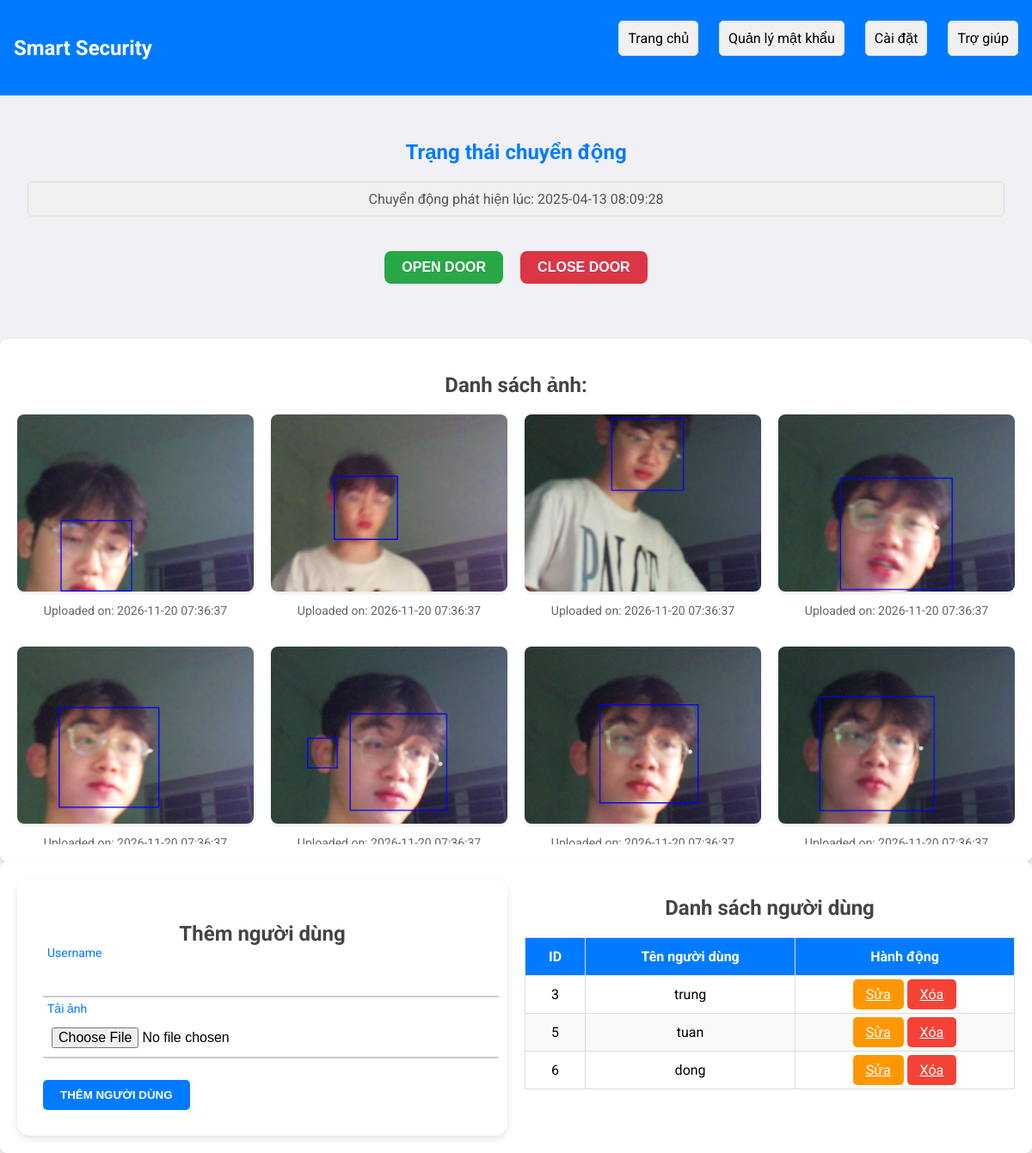
Before: / with the older database file.
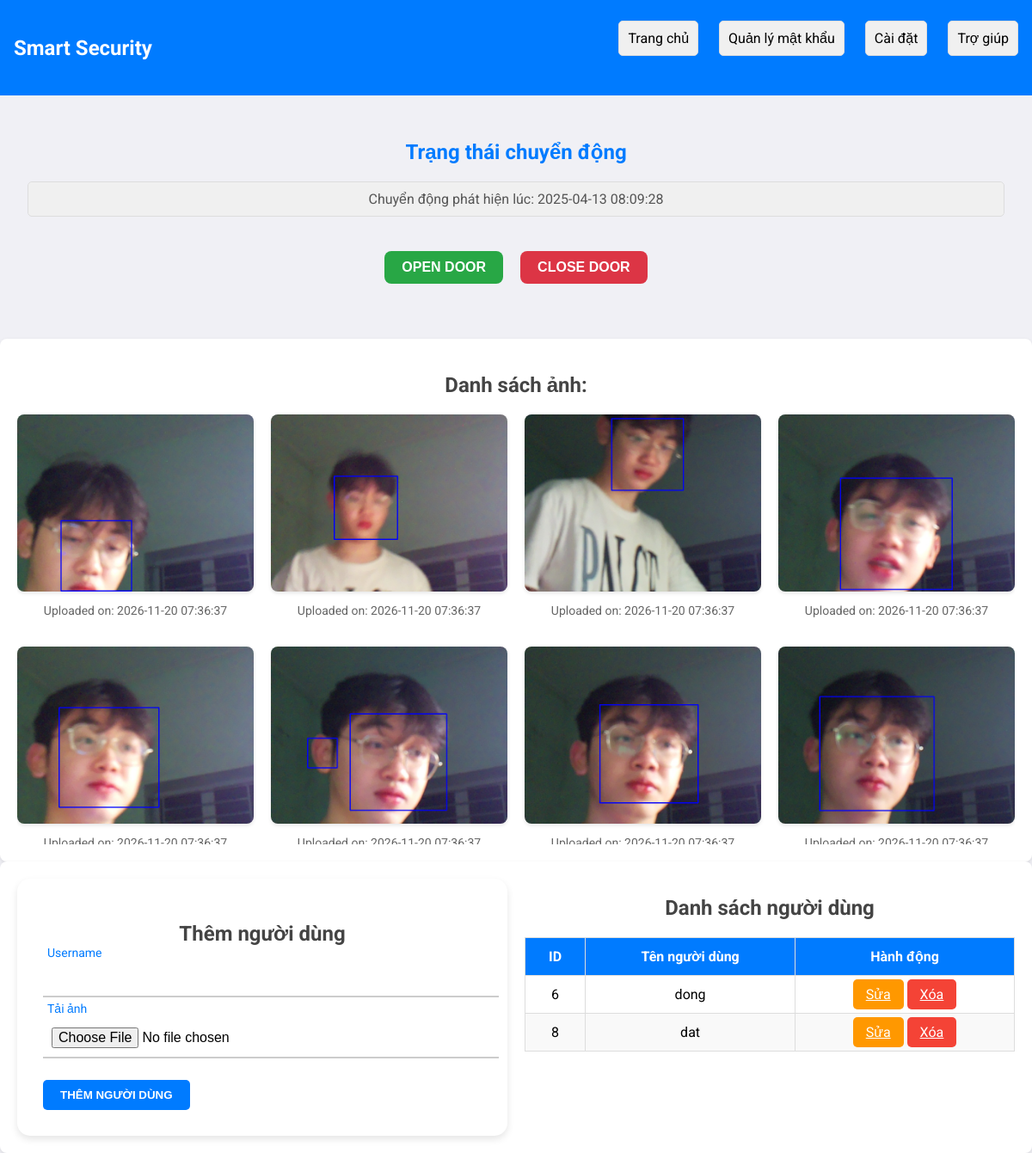
After: the same page with the newer database file.
### app.py (models this page shows)
class User(db.Model):
    id = db.Column(db.Integer, primary_key=True)
    name = db.Column(db.String(100), nullable=False)
    folder_path = db.Column(db.String(200), nullable=False)

### app.py (the view)
@app.route('/')
def index():
    log_lines = []
    if os.path.exists("motion_log.txt"):
        with open("motion_log.txt", "r") as log_file:
            log_lines = log_file.readlines()
    users = User.query.all()  # Giả sử có người dùng
    images = get_images()  # Lấy danh sách ảnh
    return render_template('index.html', users=users, images=images,log_lines=log_lines)

### app.py (called while the page is built)
def get_images():
    image_files = []
    for filename in os.listdir(app.config['UPLOAD_FOLDER']):
        if filename.lower().endswith(('.png', '.jpg', '.jpeg')):
            image_files.append({
                'filename': filename,
                'upload_time': datetime.fromtimestamp(os.path.getmtime(os.path.join(app.config['UPLOAD_FOLDER'], filename)))
            })
    image_files.sort(key=lambda x: x['upload_time'], reverse=True)
    return image_files

### templates/index.html (shortened to what this page needs)
<!DOCTYPE html>
<html lang="en">
<head>
    <link rel="stylesheet" href="/static/css/index.css" />
    <link rel="stylesheet" href="https://cdnjs.cloudflare.com/ajax/libs/toastr.js/latest/toastr.min.css" />
    <link rel="stylesheet" href="https://cdn.jsdelivr.net/npm/sweetalert2@11/dist/sweetalert2.min.css">
</head>
<body>
    <div id="header">
        <nav class="navbar">
            <div class="logo">Smart Security</div>
            <ul class="menu">
                <li><a href="{{ url_for('index') }}">Trang chủ</a></li>
                <li><a href="{{ url_for('manage_password') }}">Quản lý mật khẩu</a></li>
                <li><a href="#">Cài đặt</a></li>
                <li><a href="#">Trợ giúp</a></li>
            </ul>
        </nav>
    </div>
    <div id="boder">
        <main class="dashboard">
            <section class="motion-alert">
                <h1>Trạng thái chuyển động</h1>
                <div id="motion-status" class="status">
                        <ul id="motion-log">
                            {% for line in log_lines %}
                                <li>{{ line }}</li>
                            {% endfor %}
                        </ul>
                </div>
            </section>
            <section class="btndoor">
                <button id="submit-on">OPEN DOOR</button>
                <button id="submit-off">CLOSE DOOR</button>
            </section>
        </main>
        <div class="container-boder">
            <div class="container">
                <h2>Danh sách ảnh:</h2>
                <div class="image-gallery">
                    {% for image in images %}
                        <div class="image-item">
                            <img src="{{ url_for('uploads', filename=image.filename) }}" alt="Image" width="300">
                            <p>Uploaded on: {{ image.upload_time.strftime('%Y-%m-%d %H:%M:%S') }}</p>
                        </div>
                    {% endfor %}
                </div>
            </div>
            <div class="container">
                <div class="split-container">
                    <div class="form-user-container">
                        <div class="form-card">
                            <h2>Thêm người dùng</h2>
                            <form id="addUserForm" action="/add" method="POST" enctype="multipart/form-data">
                                <div class="group">
                                    <input type="text" required id="username" name="username" />
                                    <span class="highlight"></span>
                                    <label for="username">Username</label>
                                </div>
                                <div class="group">
                                    <input type="file" required id="user-image" name="user-image" />
                                    <span class="highlight"></span>
                                    <label for="user-image">Tải ảnh</label>
                                </div>
                                <div class="form-group">
                                    <button type="button" class="btn btn-primary" onclick="confirmAddUser()">Thêm người dùng</button>
                                </div>
                            </form>
                        </div>
                    </div>
                    <div class="user-list-container">
                        <h2 class="mt-5">Danh sách người dùng</h2>
                        <table class="table">
                            <thead>
                                <tr>
                                    <th>ID</th>
                                    <th>Tên người dùng</th>
                                    <th>Hành động</th>
                                </tr>
                            </thead>
                            <tbody>
                                {% for user in users %}
                                <tr>
                                    <td>{{ user.id }}</td>
                                    <td>{{ user.name }}</td>
                                    <td>
                                        <a href="/edit/{{ user.id }}" class="btn btn-warning btn-sm">Sửa</a>
                                        <a href="#" class="btn btn-danger btn-sm" onclick="confirmDelete({{ user.id }}); return false;">Xóa</a>
                                    </td>
                                </tr>
                                {% endfor %}
                            </tbody>
                        </table>
                    </div>
                </div>
            </div>
        </div>
    </div>
  </body>
</html>

### static/css/index.css (style rules this page uses)
body { font-family: "Roboto", sans-serif; background-color: #f0f0f5; margin: 0; padding: 0; overflow-y: auto; }
.navbar { display: flex; justify-content: space-between; align-items: center; background-color: #007bff; padding: 0.5rem 1rem; color: #fff; }
.btndoor { display: flex; justify-content: center; align-items: center; gap: 20px; margin-top: 20px; }
.btndoor button { padding: 10px 20px; font-size: 16px; font-weight: bold; border: none; border-radius: 8px; cursor: pointer; transition: all 0.3s ease; }
#submit-on { background-color: #28a745; color: white; }
#submit-off { background-color: #dc3545; color: white; }
.navbar .logo { font-size: 1.5rem; font-weight: bold; }
.navbar .menu { list-style: none; display: flex; gap: 1.5rem; }
.navbar .menu li a { color: #000000; text-decoration: none; }
.dashboard { padding: 2rem; }
.dashboard section { margin-bottom: 2rem; }
.dashboard h1 { color: #007bff; }
.container { max-width: 1200px; margin: 0 auto; padding: 20px; background-color: #fff; border-radius: 8px; box-shadow: 0 2px 5px rgba(0, 0, 0, 0.1); }
h1, h2 { text-align: center; margin-bottom: 20px; color: #444; }
ul { list-style: none; padding: 0; margin-bottom: 30px; max-height: 400px; overflow-y: auto; }
ul li { padding: 10px; background-color: #f0f0f0; border: 1px solid #ddd; margin-bottom: 8px; border-radius: 5px; text-align: center; color: #555; font-size: 16px; }
.image-gallery { display: grid; grid-template-columns: repeat(auto-fill, minmax(250px, 1fr)); gap: 20px; max-height: 500px; overflow-y: auto; }
.image-item { text-align: center; }
.image-item img { max-width: 100%; border-radius: 8px; transition: transform 0.3s ease, box-shadow 0.3s ease; box-shadow: 0 2px 4px rgba(0, 0, 0, 0.1); }
.image-item p { margin-top: 10px; font-size: 14px; color: #666; }
.split-container { display: flex; justify-content: space-between; align-items: flex-start; gap: 20px; }
.form-user-container { flex: 1; }
.form-card { background-color: #ffffff; padding: 30px; border-radius: 15px; box-shadow: 0 4px 8px rgba(0, 0, 0, 0.1); transition: all 0.3s ease; }
.group { margin-bottom: 25px; position: relative; }
.group input[type="text"], .group input[type="file"] { width: 100%; padding: 10px; font-size: 16px; border: none; border-bottom: 2px solid #ccc; transition: border-color 0.3s ease; }
.group label { position: absolute; top: 10px; left: 5px; color: #999; font-size: 16px; transition: all 0.3s ease; }
.group input:focus ~ label, .group input:not(:placeholder-shown) ~ label { top: -20px; font-size: 14px; color: #007bff; }
.highlight { position: absolute; height: 60%; width: 100px; top: 25%; left: 0; pointer-events: none; opacity: 0.5; }
.btn-primary { background-color: #007bff; color: white; padding: 10px 20px; border: none; border-radius: 5px; cursor: pointer; transition: all 0.3s ease; text-transform: uppercase; font-weight: bold; }
.btn-danger { background-color: #f44336; color: white; padding: 8px 15px; border-radius: 5px; cursor: pointer; transition: background-color 0.3s ease; }
.btn-warning { background-color: #ff9800; color: white; padding: 8px 15px; border-radius: 5px; cursor: pointer; transition: background-color 0.3s ease; }
.user-list-container { flex: 1; }
.table { width: 100%; border-collapse: collapse; }
.table th, .table td { padding: 12px; border: 1px solid #ddd; text-align: center; }
.table th { background-color: #007bff; color: white; }
.table tr:nth-child(even) { background-color: #f9f9f9; }

Changed rows visible on the page:
removed User: id "3", name "trung"
removed User: id "5", name "tuan"
added User: id "8", name "dat"
